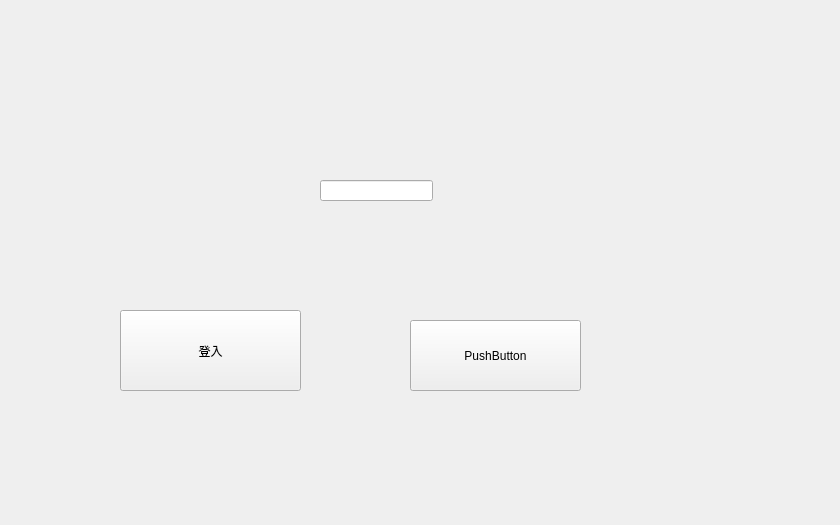
<?xml version="1.0" encoding="UTF-8"?>
<ui version="4.0">
 <class>One</class>
 <widget class="QWidget" name="One">
  <property name="geometry">
   <rect>
    <x>0</x>
    <y>0</y>
    <width>840</width>
    <height>525</height>
   </rect>
  </property>
  <property name="windowTitle">
   <string>Form</string>
  </property>
  <widget class="QPushButton" name="nextButton">
   <property name="geometry">
    <rect>
     <x>410</x>
     <y>320</y>
     <width>171</width>
     <height>71</height>
    </rect>
   </property>
   <property name="text">
    <string>PushButton</string>
   </property>
  </widget>
  <widget class="QPushButton" name="logoinButton">
   <property name="geometry">
    <rect>
     <x>120</x>
     <y>310</y>
     <width>181</width>
     <height>81</height>
    </rect>
   </property>
   <property name="text">
    <string>登入</string>
   </property>
  </widget>
  <widget class="QLineEdit" name="lineEdit">
   <property name="geometry">
    <rect>
     <x>320</x>
     <y>180</y>
     <width>113</width>
     <height>21</height>
    </rect>
   </property>
  </widget>
 </widget>
 <resources/>
 <connections/>
</ui>
